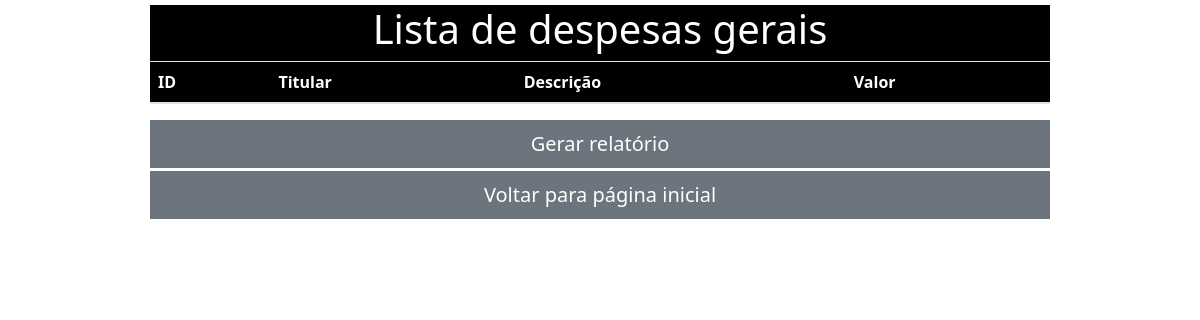
The page /despesas/ on the database as committed earlier.
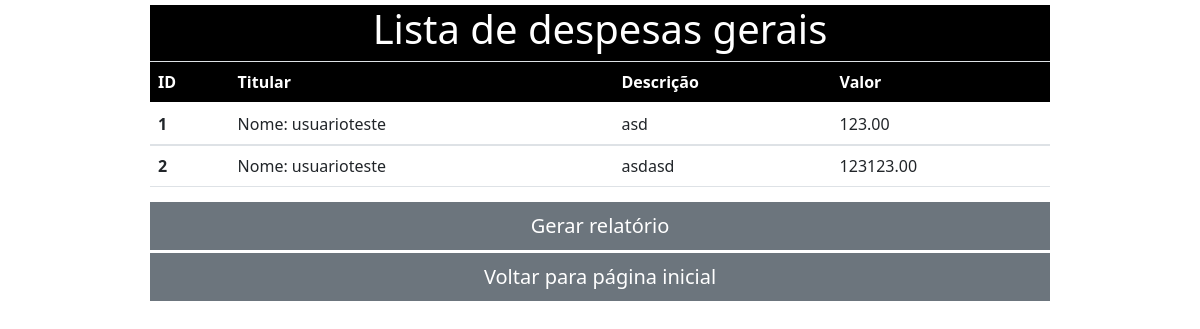
The same page on the database as committed later.
### ProjetoFinancas/models.py (models this page shows, shortened)
class Despesa(models.Model):
    titular_saida = models.ForeignKey(Usuario, on_delete=models.CASCADE)
    descricao = models.CharField(max_length=30)
    valor = models.DecimalField(max_digits=10, decimal_places=2)
    data_criacao = models.DateField(auto_now_add=True)
    balancete_ref = models.ForeignKey(Balancete, on_delete=models.SET_NULL, null=True, blank=True)

class Usuario(models.Model):
    user = models.ForeignKey(User, on_delete=models.CASCADE)
    def __str__(self):
        return f"Nome: {self.user.username}"

### ProjetoFinancas/views.py (the view)
# urls.py: path('despesas/', views.listar_despesas.as_view(), name='listar_despesas'),
class listar_despesas(View):
    def get(self, request, *args, **kwargs):
        despesas = Despesa.objects.all()
        context = {
            'despesas': despesas,
        }
        return render(request, 'listar_despesas.html', context=context )

### ProjetoFinancas/templates/listar_despesas.html (shortened to what this page needs)
{% load static %}
<!DOCTYPE html>
<html lang="pt-br">
<head>
    <link rel="stylesheet" href="{% static 'css/despesas.css' %}">
    <link rel="stylesheet" href="https://cdn.jsdelivr.net/npm/bootstrap@4.0.0/dist/css/bootstrap.min.css">
    <link href="https://cdn.jsdelivr.net/npm/bootstrap@5.0.2/dist/css/bootstrap.min.css" rel="stylesheet">
</head>
<body>
    <header>
        <div class="logo">
            <h1>Lista de despesas gerais</h1>
        </div>
    </header>
    <section>
        <div class="tabela">
            <table class="table">
                <thead class="cab">
                    <tr>
                    <th scope="col">ID</th>
                    <th scope="col">Titular</th>
                    <th scope="col">Descrição</th>
                    <th scope="col">Valor</th>
                    </tr>
                </thead>
                {% for d in despesas %}
                <tbody>
                    <tr>
                    <th scope="row">{{ d.id }}</th>
                    <td>{{ d.titular_saida }}</td>
                    <td>{{ d.descricao }}</td>
                    <td>{{ d.valor }}</td>
                    </tr>
                </tbody>
                {% endfor %}
                </table>
        </div>
        <div class="btns">
            <button type="button" class="btn btn-secondary btn-lg btn-block">Gerar relatório</button>
            <a href="/" class="btn btn-secondary btn-lg btn-block">Voltar para página inicial</a>
        </div>
    </section>
</body>
</html>

### ProjetoFinancas/static/css/despesas.css (style rules this page uses)
* { margin: 0; padding: 0; }
header { display: flex; justify-content: center; margin-top: 5px; }
.logo { background-color: black; color: white; width: 900px; display: flex; margin-right: auto; margin-left: auto; justify-content: center; }
.tabela { display: flex; width: 900px; margin-right: auto; margin-left: auto; }
.cab { background-color: black; color: white; }
.btns { width: 900px; margin-right: auto; margin-left: auto; }
.btns button { margin-bottom: -5px; border-radius: 0px; }
.btns a { border-radius: 0px; }

Rows that differ between the two databases and show on the page:
added Despesa: id "1", titular_saida "Nome: usuarioteste", descricao "asd", valor "123.00"
added Despesa: id "2", titular_saida "Nome: usuarioteste", descricao "asdasd", valor "123123.00"
